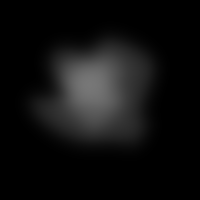
Frame 1 (no input)
Frame 60 (the mouse pressed at the canvas centre just before this capture): identical to frame 1, image omitted
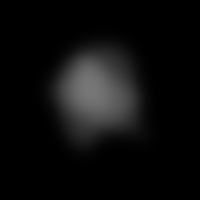
Frame 120 (the mouse held since frame 60 and released just before this capture)

The Processing sketch that drew these frames (run headless with seeded random() and noise(); from frame 60 on, the mouse is pressed at the canvas centre):

// Processing sketch: processing_80729
// ── processing_80729.pde

Bioform bf;
Bioform bf2;
Bioform bf3;

void setup() {
  background(0);
  size(200, 200);
  bf = new Bioform(width, height);
    bf2 = new Bioform(width, height);
      bf3 = new Bioform(width, height);
//  float w = width;
//float h = height;
}

void draw() {
  background(0);
smooth();
noStroke();
fill(#FFFFFF,50);
translate(width/4,height/4);
scale(.5,.5);
  bf.appear();
  scale(.7,.7);translate(width/10,height/10);
    bf2.appear();translate(width/10,height/10);
    scale(.7,.7);
    bf3.appear();
  filter(BLUR, 8);
}
class Bioform {


  float [] p1x;
  float [] p1y;
  float [] p2x;
  float [] p2y;
  float [] c1x;
  float [] c1y;
  float [] c2x;
  float [] c2y;

  Bioform(float w, float h) {   
    p1x = new float[4];
    p1x[0] = w/2+random(-w/4, w/4); 
    p1x[1] = w+random(-w/4, w/4); 
    p1x[2] =  w/2+random(-w/4+w/4);
    p1x[3] = random(-w/4, w/4);

    p1y = new float[4];
    p1y[0] = 0+random(-h/4, h/4);
    p1y[1] = h/2+random(-h/4, h/4);
    p1y[2] = h+random(-h/4, h/4);
    p1y[3] = h/2+random(-h/4, h/4);


    p2x = new float[4];
    p2x[0] =  w+random(-w/4, w/4); 
    p2x[1] =  w/2+random(w/2-w/4, w/2+w/4);
    p2x[2] = random(-w/4, w/4);
    p2x[3] = w/2+random(-w/4, w/4);

    p2y = new float[4];
    p2y[0] = h/2+random(-h/4, h/4);
    p2y[1] = h+random(-h/4, h/4);
    p2y[2] = h/2+random(-h/4, h/4);
    p2y[3] = 0+random(-h/4, h/4);


    c1x = new float[4];
    c1x[0] = (3*w)/4+random(-w/4, w/4);
    c1x[1] = w+random(-w/4, w/4); 
    c1x[2] = w/4+random(-w/4, w/4);
    c1x[3] = random(-w/4, w/4);

    c1y = new float[4];
    c1y[0] = random(-h/4, h/4);
    c1y[1] = (3*h)/4+random(-h/4, h/4);
    c1y[2] = h+random(-h/4, h/4);
    c1y[3] = h/4+random(-h/4, h/4);



    c2x = new float[4];
    c2x[0] = w+random(-w/4, w/4); 
    c2x[1] = (3*w)/4+random(-w/4, w/4);
    c2x[2] = random(-w/4, w/4);
    c2x[3] = w/4+random(-w/4, w/4);

    c2y = new float[4];
    c2y[0] = h/4+random(-h/4, h/4);
    c2y[1] = h+random(-h/4, h/4);
    c2y[2] = (3*h)/4+random(-h/4, h/4);
    c2y[3] = random(-h/4, h/4);
  }

  void appear() {
    beginShape();
    for (int i=0;i<4;i++) {

      vertex(p1x[i], p1y[i]);
      bezierVertex(c1x[i], c1y[i], c2x[i], c2y[i], p2x[i], p2y[i]);
    }
    endShape();
  }
}
void mousePressed()
{
  setup();
}
